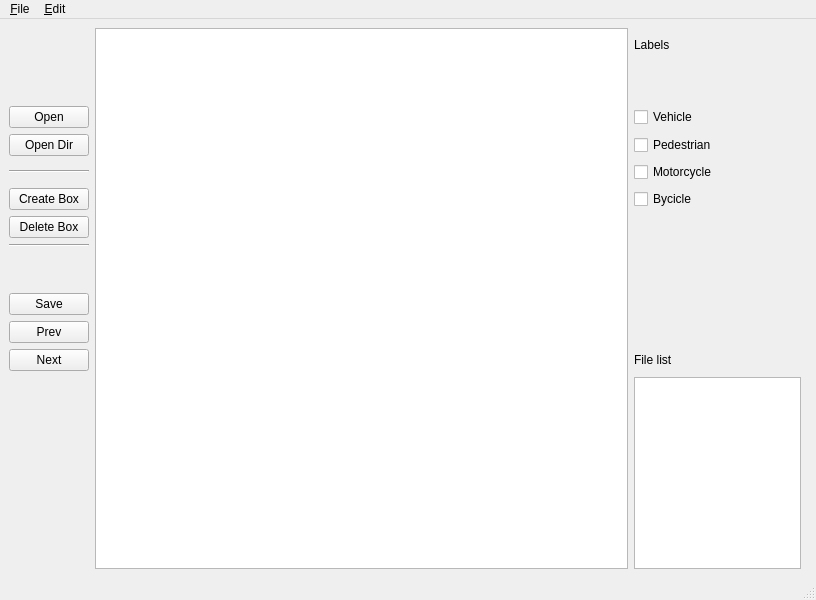
<?xml version="1.0" encoding="UTF-8"?>
<ui version="4.0">
 <class>MainWindow</class>
 <widget class="QMainWindow" name="MainWindow">
  <property name="geometry">
   <rect>
    <x>0</x>
    <y>0</y>
    <width>816</width>
    <height>600</height>
   </rect>
  </property>
  <property name="windowTitle">
   <string>Labeling Tool</string>
  </property>
  <widget class="QWidget" name="centralwidget">
   <layout class="QGridLayout" name="gridLayout_2">
    <item row="3" column="2" colspan="2">
     <widget class="QCheckBox" name="checkBox_2">
      <property name="text">
       <string>Pedestrian</string>
      </property>
     </widget>
    </item>
    <item row="0" column="2" colspan="2">
     <widget class="QLabel" name="label_2">
      <property name="text">
       <string>Labels</string>
      </property>
     </widget>
    </item>
    <item row="2" column="2" colspan="2">
     <widget class="QCheckBox" name="checkBox_1">
      <property name="text">
       <string>Vehicle</string>
      </property>
     </widget>
    </item>
    <item row="10" column="0">
     <widget class="QPushButton" name="pushButton_3">
      <property name="text">
       <string>Prev</string>
      </property>
     </widget>
    </item>
    <item row="9" column="0">
     <widget class="QPushButton" name="pushButton_4">
      <property name="text">
       <string>Save</string>
      </property>
     </widget>
    </item>
    <item row="0" column="1" rowspan="17">
     <widget class="QGraphicsView" name="graphicsView">
      <property name="maximumSize">
       <size>
        <width>1671</width>
        <height>16777215</height>
       </size>
      </property>
     </widget>
    </item>
    <item row="11" column="0">
     <widget class="QPushButton" name="pushButton_5">
      <property name="text">
       <string>Next</string>
      </property>
     </widget>
    </item>
    <item row="3" column="0">
     <widget class="QPushButton" name="pushButton_2">
      <property name="text">
       <string>Open Dir</string>
      </property>
     </widget>
    </item>
    <item row="2" column="0">
     <widget class="QPushButton" name="pushButton">
      <property name="text">
       <string>Open</string>
      </property>
     </widget>
    </item>
    <item row="4" column="2">
     <widget class="QCheckBox" name="checkBox_3">
      <property name="text">
       <string>Motorcycle</string>
      </property>
     </widget>
    </item>
    <item row="5" column="2">
     <widget class="QCheckBox" name="checkBox_4">
      <property name="text">
       <string>Bycicle</string>
      </property>
     </widget>
    </item>
    <item row="4" column="0">
     <widget class="Line" name="line">
      <property name="orientation">
       <enum>Qt::Horizontal</enum>
      </property>
     </widget>
    </item>
    <item row="5" column="0">
     <widget class="QPushButton" name="pushButton_6">
      <property name="text">
       <string>Create Box</string>
      </property>
     </widget>
    </item>
    <item row="6" column="0">
     <widget class="QPushButton" name="pushButton_7">
      <property name="text">
       <string>Delete Box</string>
      </property>
     </widget>
    </item>
    <item row="7" column="0">
     <widget class="Line" name="line_2">
      <property name="orientation">
       <enum>Qt::Horizontal</enum>
      </property>
     </widget>
    </item>
    <item row="12" column="2" rowspan="5">
     <widget class="QListWidget" name="listWidget_2">
      <property name="maximumSize">
       <size>
        <width>167</width>
        <height>16777215</height>
       </size>
      </property>
     </widget>
    </item>
    <item row="11" column="2">
     <widget class="QLabel" name="label">
      <property name="text">
       <string>File list</string>
      </property>
     </widget>
    </item>
   </layout>
  </widget>
  <widget class="QMenuBar" name="menubar">
   <property name="geometry">
    <rect>
     <x>0</x>
     <y>0</y>
     <width>816</width>
     <height>25</height>
    </rect>
   </property>
   <widget class="QMenu" name="menu_File">
    <property name="title">
     <string>&amp;File</string>
    </property>
    <addaction name="action_Open"/>
    <addaction name="action_Open_dir"/>
    <addaction name="separator"/>
    <addaction name="action_Save"/>
    <addaction name="separator"/>
    <addaction name="action_Quit"/>
   </widget>
   <widget class="QMenu" name="menu_Edit">
    <property name="title">
     <string>&amp;Edit</string>
    </property>
    <addaction name="action_Create_BBox"/>
    <addaction name="action_Delete_BBox"/>
   </widget>
   <addaction name="menu_File"/>
   <addaction name="menu_Edit"/>
  </widget>
  <widget class="QStatusBar" name="statusbar"/>
  <action name="action_Open">
   <property name="text">
    <string>&amp;Open</string>
   </property>
  </action>
  <action name="action_Open_dir">
   <property name="text">
    <string>&amp;Open dir</string>
   </property>
  </action>
  <action name="action_Quit">
   <property name="text">
    <string>&amp;Quit</string>
   </property>
  </action>
  <action name="action_Create_BBox">
   <property name="text">
    <string>&amp;Create BBox</string>
   </property>
  </action>
  <action name="action_Delete_BBox">
   <property name="text">
    <string>&amp;Delete BBox</string>
   </property>
  </action>
  <action name="action_Save">
   <property name="text">
    <string>&amp;Save</string>
   </property>
  </action>
 </widget>
 <resources/>
 <connections/>
</ui>
